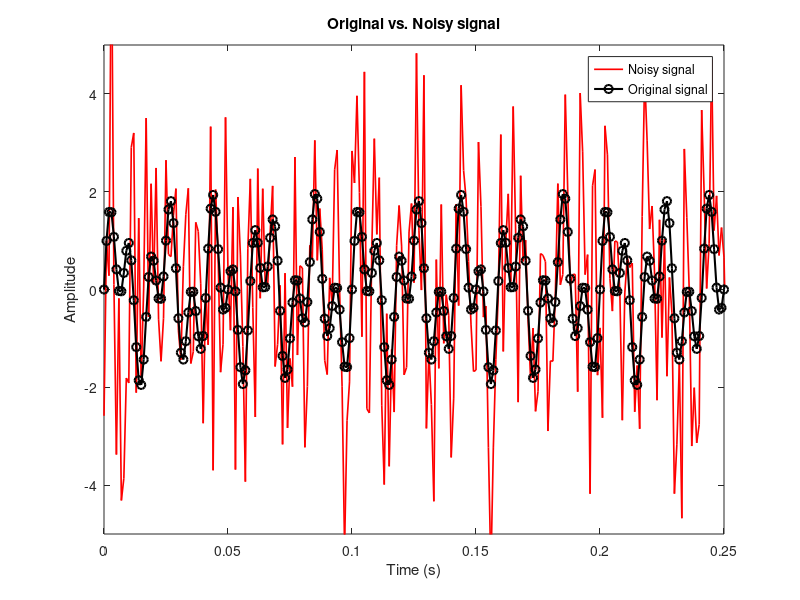
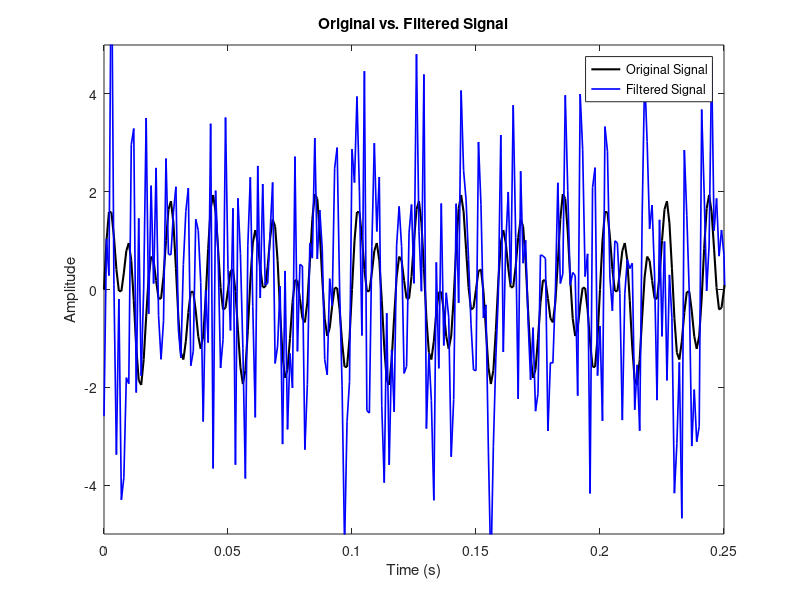
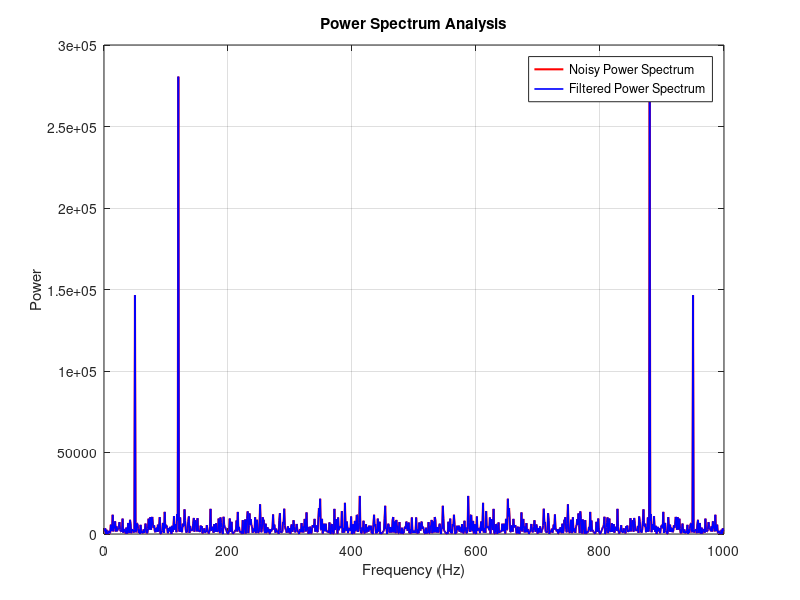

Write the MATLAB code that produced these figures, in order.
% Fourier: Noise elimination 
clear all; close all; clc;

% Signal generation
dt = .001; 
t = 0 : dt : 1;
x = sin(2 * pi * 50 * t) + sin(2*pi*120*t);

% Add Gaussian noise
n = 2 * randn(size(t));
y = x + n;

% Perform Fourier Transformation (fft with length of x)
N = length(y);
Y = fft(y);
freq = (0: N-1) / (N*dt);

% Calculate Power Spectrum Density
PSD = abs(Y).^2 / (N*dt);       % The power spectrum is the squared magnitude of the FFT coefficients

% Filter the signal by thresholding the power spectrum
threshold = 100;                        % Define a threshold to filter out noise
indices = PSD < threshold;              % Find indices of coefficients with power below the threshold
PSDclean = PSD;                         % Initialize the cleaned power spectrum
PSDclean(indices) = 0;                  % Set the power of noisy frequencies to zero

Yclean = Y;                     % Initialize the cleaned Fourier coefficients
Yclean(indices) = 0;            % Set the coefficients of noisy frequencies to zero

% Compute the Inverse Fourier Transform
yfilt = ifft(Yclean);                   % Compute the inverse FFT to get the filtered signal

% Plotting results

% The first plot compares the original signal (without noise) to the noisy signal
figure;
plot(t, y, 'r', 'LineWidth', 1.2);          % Plot the noisy signal
hold on;
plot(t, x, 'k-o', 'LineWidth', 1.5);        % Plot the original signal
axis([0 .25 -5 5]);
legend('Noisy signal','Original signal');
title('Original vs. Noisy signal');
xlabel('Time (s)');
ylabel('Amplitude');


% The second plot compares the original signal to the filtered signal
figure;
plot(t, x, 'k', 'LineWidth', 1.5);          % Plot the original signal
hold on;
plot(t, yfilt, 'b', 'LineWidth', 1.2);      % Plot the filtered signal
axis([0 .25 -5 5]);
legend('Original Signal', 'Filtered Signal');
title('Original vs. Filtered Signal');
xlabel('Time (s)');
ylabel('Amplitude');

% The third plot compares the power spectrum of the noisy and filtered signals
figure;
plot(freq(2:end), PSD(2:end), 'r', 'LineWidth', 1.5);       % Plot noisy power spectrum (excluding DC component)
hold on;
plot(freq(2:end), PSDclean(2:end), '-b', 'LineWidth', 1.2); % Plot filtered power spectrum
legend('Noisy Power Spectrum', 'Filtered Power Spectrum');
title('Power Spectrum Analysis');
xlabel('Frequency (Hz)');
ylabel('Power');
grid on;
